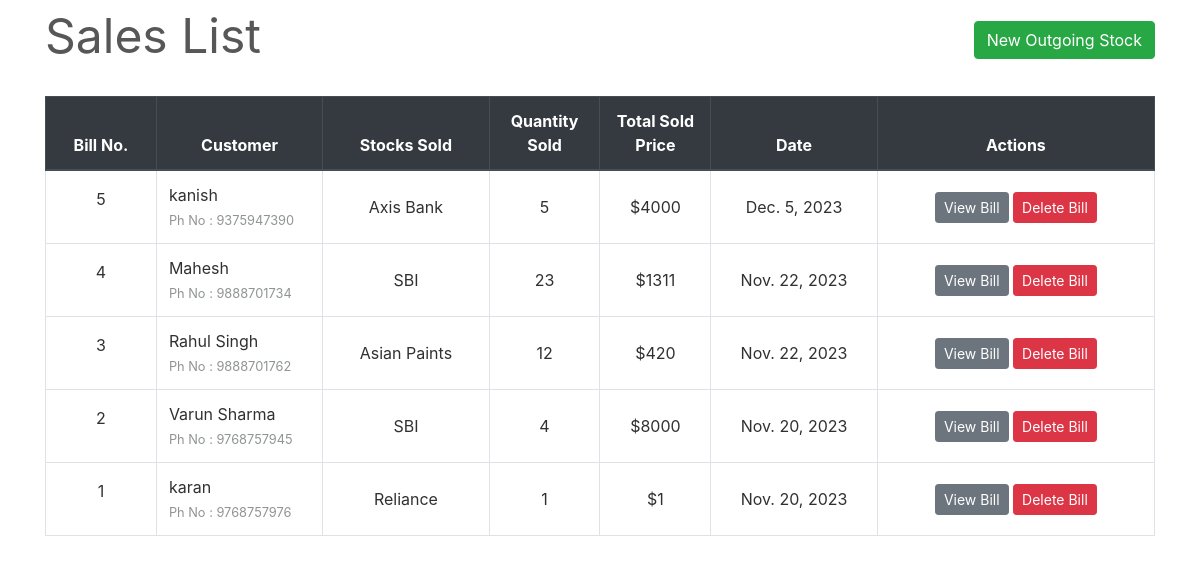
Page /transactions/sales/ on the committed database.
### transactions/models.py (models this page shows, shortened)
class SaleBill(models.Model):
    billno = models.AutoField(primary_key=True)
    time = models.DateTimeField(auto_now=True)
    name = models.CharField(max_length=150)
    phone = models.CharField(max_length=12)
    address = models.CharField(max_length=200)
    email = models.EmailField(max_length=254)
    gstin = models.CharField(max_length=15)
    def get_items_list(self):
        return SaleItem.objects.filter(billno=self)
    def get_total_price(self):
        saleitems = SaleItem.objects.filter(billno=self)
        total = 0
        for item in saleitems:
            total += item.totalprice
        return total

class SaleItem(models.Model):
    billno = models.ForeignKey(SaleBill, on_delete = models.CASCADE, related_name='salebillno')
    stock = models.ForeignKey(Stock, on_delete = models.CASCADE, related_name='saleitem')
    quantity = models.IntegerField(default=1)
    perprice = models.IntegerField(default=1)
    totalprice = models.IntegerField(default=1)

### inventory/models.py (models this page shows, shortened)
class Stock(models.Model):
    id = models.AutoField(primary_key=True)
    name = models.CharField(max_length=30, unique=True)
    quantity = models.IntegerField(default=1)
    is_deleted = models.BooleanField(default=False)

### transactions/views.py (the view)
# urls.py: path('sales/', views.SaleView.as_view(), name='sales-list'),
class SaleView(ListView):
    model = SaleBill
    template_name = "sales/sales_list.html"
    context_object_name = 'bills'
    ordering = ['-time']
    paginate_by = 10

### transactions/templates/sales/sales_list.html (shortened to what this page needs)
{% extends "base.html" %}
{% load widget_tweaks %}
{% block content %}
    <div class="row" style="color: #575757; font-style: bold; font-size: 3rem;">
        <div class="col-md-8">Sales List</div>
        <div class="col-md-4">
            <div style="float:right;"> <a class="btn btn-success" href="{% url 'new-sale' %}">New Outgoing Stock</a> </div>
        </div>
    </div>
    <br>
    <table class="table table-css table-bordered table-hover">
        <thead class="thead-dark align-middle">
            <tr>
                <th width="10%">Bill No.</th>
                <th width="15%">Customer</th>
                <th width="15%">Stocks Sold</th>
                <th width="10%">Quantity Sold</th>
                <th width="10%">Total Sold Price</th>
                <th width="15%">Date</th>
                <th width="25%">Actions</th>
            </tr>
        </thead>
{% if bills %}
        <tbody>
            {% for sale in bills %}
            <tr>
                <td class="align-middle"> <p>{{ sale.billno }}</p> </td>
                <td class=""> {{ sale.name }} <br> <small style="color: #909494">Ph No : {{ sale.phone }}</small> </td>
                <td class="align-middle">{% for item in sale.get_items_list %} {{ item.stock.name }} <br> {% endfor %}</td>
                <td class="align-middle">{% for item in sale.get_items_list %} {{ item.quantity }} <br> {% endfor %}</td>
                <td class="align-middle">${{ sale.get_total_price }}</td>
                <td class="align-middle">{{ sale.time.date }}</td>
                <td class="align-middle"> <a href="{% url 'sale-bill' sale.billno %}" class="btn btn-secondary btn-sm">View Bill</a> <a href="{% url 'delete-sale' sale.pk %}" class="btn btn-danger btn-sm">Delete Bill</a> </td>
            </tr>
            {% endfor %}
        </tbody>
    </table>
{% else %}
        <tbody></tbody>
    </table>
    <br><br><br><br><br><br><br><br>
    <div style="color: #575757; font-style: bold; font-size: 1.5rem; text-align: center;">The records are empty. Please try adding some.</div>
{% endif %}
{% endblock content %}

### homepage/static/css/main.css (style rules this page uses)
body, html { height: 100%; }
p { color: rgb(49, 49, 49); }
a { color: #55b159; }
.table-css { color: #313131; }
.align-middle { text-align: center; }

### rows in the picture
SaleBill: billno "5", name "kanish", phone "9375947390", get_total_price "4000", time "Dec. 5, 2023"
SaleItem: stock.name "Axis Bank", quantity "5"
SaleBill: billno "4", name "Mahesh", phone "9888701734", get_total_price "1311", time "Nov. 22, 2023"
SaleItem: stock.name "SBI", quantity "23"
SaleBill: billno "3", name "Rahul Singh", phone "9888701762", get_total_price "420", time "Nov. 22, 2023"
SaleItem: stock.name "Asian Paints", quantity "12"
SaleBill: billno "2", name "Varun Sharma", phone "9768757945", get_total_price "8000", time "Nov. 20, 2023"
SaleItem: stock.name "SBI", quantity "4"
SaleBill: billno "1", name "karan", phone "9768757976", get_total_price "1", time "Nov. 20, 2023"
SaleItem: stock.name "Reliance", quantity "1"
